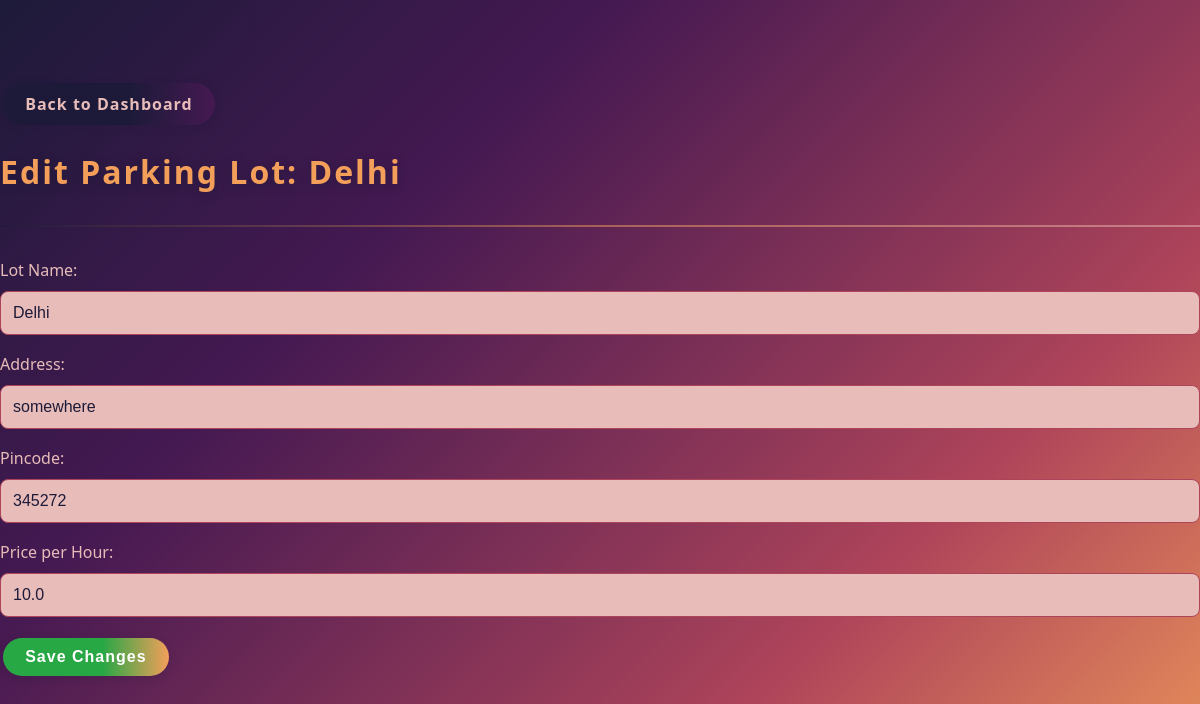
The page /admin/lot/edit/1 (signed in) on the database its author committed.
### models/models.py (models this page shows)
class ParkingLot(db.Model):
    __tablename__ = 'parking_lots'
    id = db.Column(db.Integer, primary_key=True)
    name = db.Column(db.String(100), nullable=False)
    address = db.Column(db.String(200), nullable=False)
    pincode = db.Column(db.String(10), nullable=False)
    price_per_hour = db.Column(db.Float, nullable=False)
    capacity = db.Column(db.Integer, nullable=False)
    spots = db.relationship('ParkingSpot', backref='parking_lot', lazy=True, cascade="all, delete-orphan")

### app.py (the view, shortened to what this page needs)
@app.route('/admin/lot/edit/<int:lot_id>', methods=['GET', 'POST'])
def edit_lot(lot_id):
    if not session.get('is_admin'):
        flash("Admin access required.", "error")
        return redirect(url_for('login'))
    lot_to_edit = ParkingLot.query.get_or_404(lot_id)
    return render_template('edit_lot.html', lot=lot_to_edit)

### app.py (called while the page is built)
@app.context_processor
def inject_current_user():
    user_id = session.get('user_id')
    user = None
    if user_id:
        user = User.query.get(user_id)
    return dict(current_user=user)

### templates/edit_lot.html (shortened to what this page needs)
<!DOCTYPE html>
<html lang="en">
<head>
    <link rel="stylesheet" href="{{ url_for('static', filename='css/styles.css') }}">
</head>
<body>
    <div>
        <a href="{{ url_for('admin_dashboard') }}" class="btn btn-primary"> Back to Dashboard</a>
    </div>
    <h1>Edit Parking Lot: {{ lot.name }}</h1>
    <hr>
    <form method="POST">
        <label>Lot Name:</label>
        <input type="text" name="name" value="{{ lot.name }}" required>
        <label>Address:</label>
        <input type="text" name="address" value="{{ lot.address }}" required>
        <label>Pincode:</label>
        <input type="text" name="pincode" value="{{ lot.pincode }}" required>
        <label>Price per Hour:</label>
        <input type="number" name="price_per_hour" value="{{ lot.price_per_hour }}" step="0.01" required>
        <button type="submit" class="btn btn-success">Save Changes</button>
    </form>
</body>
</html>

### static/css/styles.css (style rules this page uses)
body { font-family: 'Segoe UI', 'Roboto', Arial, sans-serif; margin: 0; min-height: 100vh; background: linear-gradient(135deg, #1D1A39 0%, #451952 30%, #AE445A 70%, #F39F5A 100%); color: #E8BCB9; padding: 80px 0 0 0; }
h1, h2, h3 { color: #F39F5A; letter-spacing: 2px; font-weight: 700; margin-bottom: 0.5em; text-shadow: 0 2px 8px #1D1A3988; }
hr { border: 0; height: 2px; background: linear-gradient(90deg, #1D1A39, #F39F5A, #E8BCB9); margin: 2em 0; opacity: 0.5; }
input[type="text"], input[type="number"], input[type="email"], input[type="password"], select { width: 100%; padding: 12px; margin: 10px 0 18px 0; border: 1.5px solid #AE445A; border-radius: 8px; box-sizing: border-box; background: #E8BCB9; color: #1D1A39; font-size: 1em; transition: border 0.2s; }
.btn { padding: 10px 22px; border-radius: 24px; border: none; cursor: pointer; font-weight: bold; color: #fff; text-decoration: none; font-size: 1em; display: inline-block; margin: 0.2em 0.2em; box-shadow: 0 2px 8px #1D1A3933; background: linear-gradient(90deg, #451952 60%, #AE445A 100%); letter-spacing: 1px; transition: background 0.2s, transform 0.1s; }
.btn-primary { background: linear-gradient(90deg, #1D1A39 60%, #451952 100%); color: #E8BCB9; }
.btn-success { background: linear-gradient(90deg, #28a745 60%, #F39F5A 100%); color: #fff; }

### rows shown on the page
ParkingLot: name "Delhi", address "somewhere", pincode "345272", price_per_hour "10.0"
